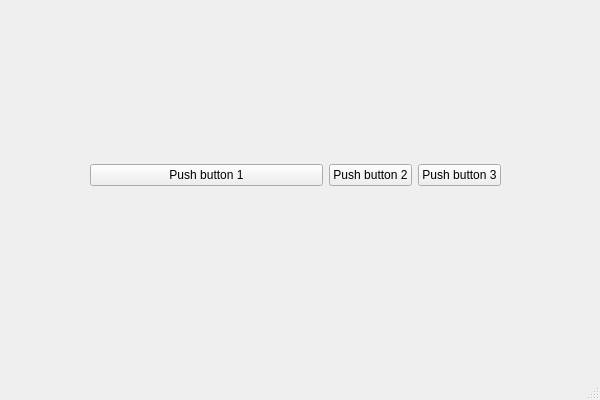
<?xml version="1.0" encoding="UTF-8"?>
<ui version="4.0">
 <class>main_window</class>
 <widget class="QMainWindow" name="main_window">
  <property name="geometry">
   <rect>
    <x>0</x>
    <y>0</y>
    <width>600</width>
    <height>400</height>
   </rect>
  </property>
  <property name="windowTitle">
   <string>Main Window</string>
  </property>
  <widget class="QWidget" name="central_widget">
   <widget class="QWidget" name="horizontalLayoutWidget">
    <property name="geometry">
     <rect>
      <x>90</x>
      <y>100</y>
      <width>411</width>
      <height>151</height>
     </rect>
    </property>
    <layout class="QHBoxLayout" name="horizontal_layout_1" stretch="6,0,0">
     <item>
      <widget class="QPushButton" name="push_button_1">
       <property name="text">
        <string>Push button 1</string>
       </property>
      </widget>
     </item>
     <item>
      <widget class="QPushButton" name="push_button_2">
       <property name="text">
        <string>Push button 2</string>
       </property>
      </widget>
     </item>
     <item>
      <widget class="QPushButton" name="push_button_3">
       <property name="text">
        <string>Push button 3</string>
       </property>
      </widget>
     </item>
    </layout>
   </widget>
  </widget>
  <widget class="QMenuBar" name="menu_bar">
   <property name="geometry">
    <rect>
     <x>0</x>
     <y>0</y>
     <width>600</width>
     <height>21</height>
    </rect>
   </property>
  </widget>
  <widget class="QStatusBar" name="status_bar"/>
 </widget>
 <resources/>
 <connections/>
</ui>
